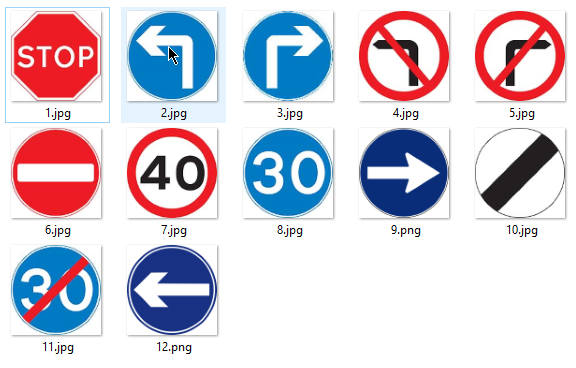
#> input picture images/all-signs.png, 576 x 368 px, given as the content of the folder ./dataset/0, which was not available
$ python test.py   (older library calls are emulated)
#> lines starting #> are read from the running program, lines starting #| are printed output that depends on the picture; pictures that were not available may be replaced by others from this repository, and a replacement may not be noted
### classification.py
import cv2
import numpy as np
from matplotlib import pyplot as plt
from os import listdir
# local modules
from common import clock, mosaic

#Parameter
SIZE = 32
CLASS_NUMBER = 13

def load_traffic_dataset():
    dataset = []
    labels = []
    for sign_type in range(CLASS_NUMBER):
        sign_list = listdir("./dataset/{}".format(sign_type))
        for sign_file in sign_list:
            if '.png' in sign_file:
                path = "./dataset/{}/{}".format(sign_type,sign_file)
                print(path)
                img = cv2.imread(path,0)
                img = cv2.resize(img, (SIZE, SIZE))
                img = np.reshape(img, [SIZE, SIZE])
                dataset.append(img)
                labels.append(sign_type)
    return np.array(dataset), np.array(labels)


def deskew(img):
    m = cv2.moments(img)
    if abs(m['mu02']) < 1e-2:
        return img.copy()
    skew = m['mu11']/m['mu02']
    M = np.float32([[1, skew, -0.5*SIZE*skew], [0, 1, 0]])
    img = cv2.warpAffine(img, M, (SIZE, SIZE), flags=cv2.WARP_INVERSE_MAP | cv2.INTER_LINEAR)
    return img

class StatModel(object):
    def load(self, fn):
        self.model.load(fn)  # Known bug: https://github.com/opencv/opencv/issues/4969
    def save(self, fn):
        self.model.save(fn)

class SVM(StatModel):
    def __init__(self, C = 12.5, gamma = 0.50625):
        self.model = cv2.ml.SVM_create()
        self.model.setGamma(gamma)
        self.model.setC(C)
        self.model.setKernel(cv2.ml.SVM_RBF)
        self.model.setType(cv2.ml.SVM_C_SVC)

    def train(self, samples, responses):
        self.model.train(samples, cv2.ml.ROW_SAMPLE, responses)

    def predict(self, samples):

        return self.model.predict(samples)[1].ravel()


# [20 lines left out: function evaluate_model, not called in this run]

def preprocess_simple(data):
    return np.float32(data).reshape(-1, SIZE*SIZE) / 255.0


def get_hog() :
    winSize = (20,20)
    blockSize = (10,10)
    blockStride = (5,5)
    cellSize = (10,10)
    nbins = 9
    derivAperture = 1
    winSigma = -1.
    histogramNormType = 0
    L2HysThreshold = 0.2
    gammaCorrection = 1
    nlevels = 64
    signedGradient = True

    hog = cv2.HOGDescriptor(winSize,blockSize,blockStride,cellSize,nbins,derivAperture,winSigma,histogramNormType,L2HysThreshold,gammaCorrection,nlevels, signedGradient)

    return hog
    affine_flags = cv2.WARP_INVERSE_MAP|cv2.INTER_LINEAR


def training():
    print('Loading data from data.png ... ')
    # Load data.
    #data, labels = load_data('data.png')
    data, labels = load_traffic_dataset()
    print(data.shape)
    print('Shuffle data ... ')
    # Shuffle data
    rand = np.random.RandomState(10)
    shuffle = rand.permutation(len(data))
    data, labels = data[shuffle], labels[shuffle]

    print('Deskew images ... ')
    data_deskewed = list(map(deskew, data))

    print('Defining HoG parameters ...')
    # HoG feature descriptor
    hog = get_hog()

    print('Calculating HoG descriptor for every image ... ')
    hog_descriptors = []
    for img in data_deskewed:
        hog_descriptors.append(hog.compute(img))
    hog_descriptors = np.squeeze(hog_descriptors)

    print('Spliting data into training (90%) and test set (10%)... ')
    train_n=int(0.9*len(hog_descriptors))
    data_train, data_test = np.split(data_deskewed, [train_n])
    hog_descriptors_train, hog_descriptors_test = np.split(hog_descriptors, [train_n])
    labels_train, labels_test = np.split(labels, [train_n])


    print('Training SVM model ...')
    model = SVM()
    model.train(hog_descriptors_train, labels_train)

    print('Saving SVM model ...')
    model.save('data_svm.dat')
    return model

# [9 lines left out: function getLabel, not called in this run]

### test.py
import cv2
import numpy as np
import matplotlib.pyplot as plt
from math import sqrt
from skimage.feature import blob_dog, blob_log, blob_doh
import imutils
import argparse
import os
import math
import DetectSpeedLimit as DSL

from classification import training, getLabel

SIGNS = ["ERROR",
         "STOP",
         "TURN LEFT",
         "TURN RIGHT",
         "DO NOT TURN LEFT",
         "DO NOT TURN RIGHT",
         "ONE WAY",
         "SPEED LIMIT",
         "OTHER"]


# Clean all previous file
def clean_images():
    file_list = os.listdir('./')
    for file_name in file_list:
        if '.png' in file_name:
            os.remove(file_name)


### Preprocess image
def constrastLimit(image):
    img_hist_equalized = cv2.cvtColor(image, cv2.COLOR_BGR2YCrCb)
    channels = cv2.split(img_hist_equalized)
    channels[0] = cv2.equalizeHist(channels[0])
    img_hist_equalized = cv2.merge(channels)
    img_hist_equalized = cv2.cvtColor(img_hist_equalized, cv2.COLOR_YCrCb2BGR)
    return img_hist_equalized


# [12 lines left out: functions LaplacianOfGaussian, binarization, not called in this run]


def preprocess_image(image):
    image = constrastLimit(image)
    image = LaplacianOfGaussian(image)
    image = binarization(image)
    return image


# Find Signs
# [103 lines left out: functions removeSmallComponents, findContour, contourIsSign, cropContour, cropSign, findLargestSign and 1 more, not called in this run]


def localization(image, min_size_components, similitary_contour_with_circle, model, count, current_sign_type):
    original_image = image.copy()
    binary_image = preprocess_image(image)

    binary_image = removeSmallComponents(binary_image, min_size_components)

    binary_image = cv2.bitwise_and(binary_image, binary_image, mask=remove_other_color(image))

    # binary_image = remove_line(binary_image)

    cv2.imshow('BINARY IMAGE', binary_image)
    contours = findContour(binary_image)
    # signs, coordinates = findSigns(image, contours, similitary_contour_with_circle, 15)
    sign, coordinate = findLargestSign(original_image, contours, similitary_contour_with_circle, 15)
    print(sign)

    text = ""
    sign_type = -1
    i = 0

    if sign is not None:
        sign_type = getLabel(model, sign)
        sign_type = sign_type if sign_type <= 8 else 8
        text = SIGNS[sign_type]
        cv2.imwrite(str(count) + '_' + text + '.png', sign)

    if sign_type > 0 and sign_type != current_sign_type:
        cv2.rectangle(original_image, coordinate[0], coordinate[1], (0, 255, 0), 1)
        font = cv2.FONT_HERSHEY_PLAIN
        cv2.putText(original_image, text, (coordinate[0][0], coordinate[0][1] - 15), font, 1, (0, 0, 255), 2,
                    cv2.LINE_4)
    return coordinate, original_image, sign_type, text


# [38 lines left out: functions remove_line, remove_other_color, not called in this run]


def main(args):
    # Clean previous image
    clean_images()
    # Training phase args.file_name
    model = training()
#> in load_traffic_dataset, `img = cv2.imread(path,0)`:
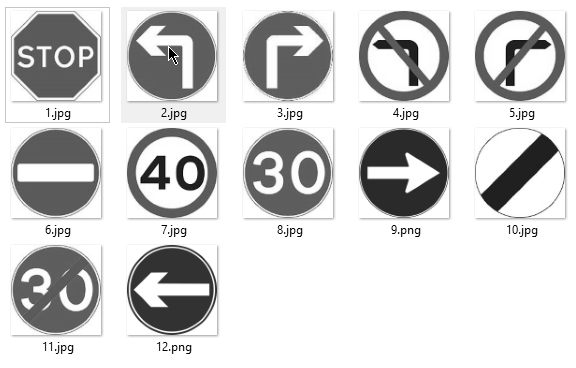
#> img: shape (368, 576); min 0, max 255, mean 208.9
#> in load_traffic_dataset, `img = cv2.resize(img, (SIZE, SIZE))`:
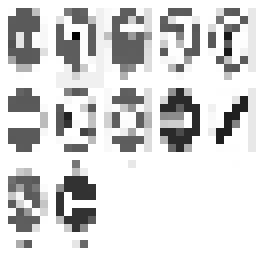
#> img: shape (32, 32) (shown 8 times larger); min 0, max 255, mean 212
#| (13, 32, 32)
#> in deskew, `m = cv2.moments(img)`: m = moments, m00 217060, centre m10/m00, m01/m00 = (15.95, 16.12)
#> in deskew, `skew = m['mu11']/m['mu02']`: skew = 0.0253
#> in deskew, `M = np.float32([[1, skew, -0.5*SIZE*skew], [0, 1, 0]])`: M = [[1, 0.0253, -0.405], [0, 1, 0]]
#> in deskew, `img = cv2.warpAffine(img, M, (SIZE, SIZE), flags=cv2.WARP_INVERSE_MAP ..`:
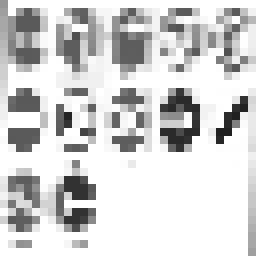
#> img: shape (32, 32) (shown 8 times larger); min 32, max 255, mean 210.4

    vidcap = cv2.VideoCapture(0)
    print("Hello")
    # fps = vidcap.get(cv2.CAP_PROP_FPS)
    # width = vidcap.get(3)  # float
    # height = vidcap.get(4)  # float
    #
    # # Define the codec and create VideoWriter object
    # fourcc = cv2.VideoWriter_fourcc(*'XVID')
    # out = cv2.VideoWriter('output.avi', fourcc, fps, (640, 480))
    #
    # # initialize the termination criteria for cam shift, indicating
    # # a maximum of ten iterations or movement by a least one pixel
    # # along with the bounding box of the ROI
    # termination = (cv2.TERM_CRITERIA_EPS | cv2.TERM_CRITERIA_COUNT, 10, 1)
    # roiBox = None
    # roiHist = None
    #
    # success = True
    # similitary_contour_with_circle = 0.65  # parameter
    count = 0
    current_sign = None
    # [6 lines of commented-out code are left out]

    while True:
        success, frame = vidcap.read()
#> frame is the input picture: shape (368, 576, 3); mean B, G, R 216.7, 206, 212.3

        if not success:
            print("FINISHED")
            break
        width = frame.shape[1]
#> width = 576
        height = frame.shape[0]
#> height = 368
        # frame = cv2.resize(frame, (640,int(height/(width/640))))
        frame = cv2.resize(frame, (640, 480))
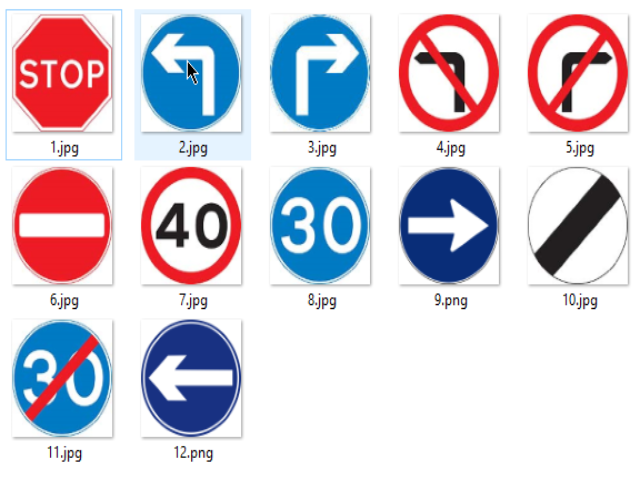
#> frame: shape (480, 640, 3); mean B, G, R 216.6, 206, 212.3

        print("Frame:{}".format(count))
        # image = cv2.cvtColor(image, cv2.COLOR_BGR2HSV)
        coordinate, image, sign_type, text = localization(frame, args.min_size_components,
                                                          args.similitary_contour_with_circle, model, count,
                                                          current_sign)
#> in constrastLimit, `img_hist_equalized = cv2.cvtColor(image, cv2.COLOR_BGR2YCrCb)`: img_hist_equalized: shape (480, 640, 3); mean of channels 0, 1, 2 209.1, 130.3, 132.3

        DSL.DetectSpeedLimit(image, 1)
        cv2.imshow('Original Vid', frame)
    return


if __name__ == '__main__':
    parser = argparse.ArgumentParser(description="NLP Assignment Command Line")

    parser.add_argument(
        '--file_name',
        default="./Videos/MVI_1049.avi",
        help="Video to be analyzed"
    )

    parser.add_argument(
        '--min_size_components',
        type=int,
        default=300,
        help="Min size component to be reserved"
    )

    parser.add_argument(
        '--similitary_contour_with_circle',
        type=float,
        default=0.65,
        help="Similitary to a circle"
    )

    args = parser.parse_args()
#> (the run stopped early here; a loop or call above may not have finished)
